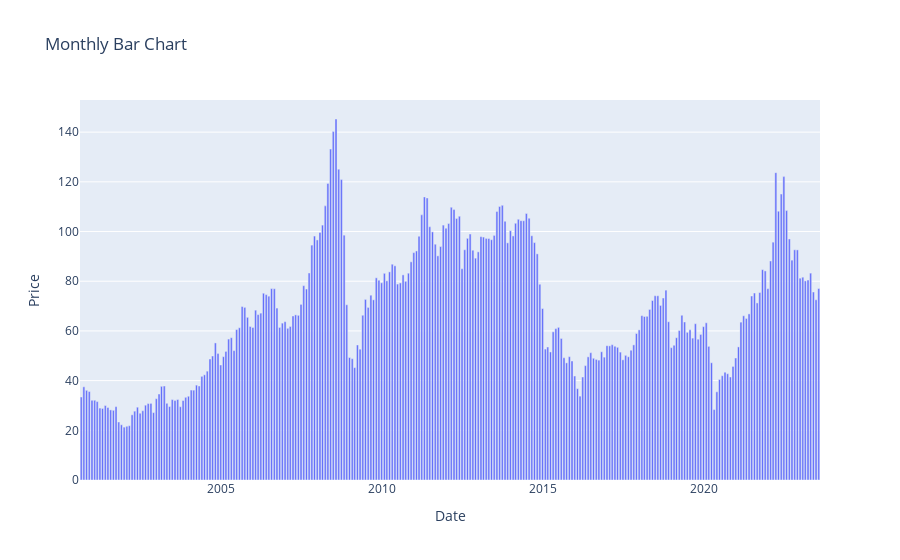

Source (notebook cell):
### Code cell
# Convert the Date column to a datetime object
df['Date'] = pd.to_datetime(df['Date'])

# Group the data by month and calculate the mean price for each month
monthly_data = df.groupby(pd.Grouper(key='Date', freq='M')).max().reset_index()

# Create the interactive bar chart
fig = px.bar(monthly_data, x='Date', y='Price', title='Monthly Bar Chart')

# Show the plot
fig.show()

### Figure 1 — Plotly figure (JSON) as saved in the notebook; plotly's stock layout.template omitted (floating-point values rounded to 4 significant figures; data arrays with more than 128 entries replaced by an {"elided": "..."} marker saying what was removed)
{"data": [{"alignmentgroup": "True", "hovertemplate": "Date=%{x}<br>Price=%{y}<extra></extra>", "legendgroup": "", "marker": {"color": "#636efa", "pattern": {"shape": ""}}, "name": "", "offsetgroup": "", "orientation": "v", "showlegend": false, "textposition": "auto", "type": "bar", "x": {"elided": "276 str values"}, "xaxis": "x", "y": {"elided": "276 float values"}, "yaxis": "y"}], "layout": {"barmode": "relative", "legend": {"tracegroupgap": 0}, "title": {"text": "Monthly Bar Chart"}, "xaxis": {"anchor": "y", "domain": [0, 1], "title": {"text": "Date"}}, "yaxis": {"anchor": "x", "domain": [0, 1], "title": {"text": "Price"}}}}
